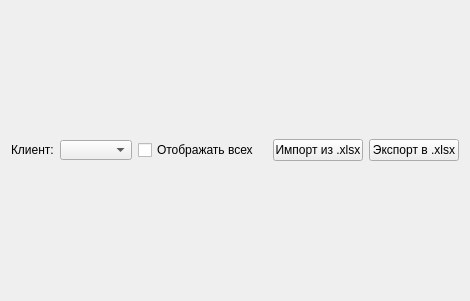
<?xml version="1.0" encoding="UTF-8"?>
<ui version="4.0">
 <class>UsersTabWidget</class>
 <widget class="QWidget" name="UsersTabWidget">
  <property name="geometry">
   <rect>
    <x>0</x>
    <y>0</y>
    <width>470</width>
    <height>301</height>
   </rect>
  </property>
  <property name="windowTitle">
   <string>Form</string>
  </property>
  <layout class="QVBoxLayout" name="verticalLayout">
   <item>
    <layout class="QHBoxLayout" name="horizontalLayout">
     <item>
      <widget class="QLabel" name="label">
       <property name="sizePolicy">
        <sizepolicy hsizetype="Minimum" vsizetype="Preferred">
         <horstretch>0</horstretch>
         <verstretch>0</verstretch>
        </sizepolicy>
       </property>
       <property name="text">
        <string>Клиент:</string>
       </property>
      </widget>
     </item>
     <item>
      <widget class="QComboBox" name="clientsComboBox">
       <property name="maximumSize">
        <size>
         <width>150</width>
         <height>20</height>
        </size>
       </property>
      </widget>
     </item>
     <item>
      <widget class="QCheckBox" name="showAllCheckBox">
       <property name="text">
        <string>Отображать всех</string>
       </property>
      </widget>
     </item>
     <item>
      <spacer name="horizontalSpacer">
       <property name="orientation">
        <enum>Qt::Horizontal</enum>
       </property>
       <property name="sizeHint" stdset="0">
        <size>
         <width>40</width>
         <height>20</height>
        </size>
       </property>
      </spacer>
     </item>
     <item>
      <widget class="QPushButton" name="importFromXlsxButton">
       <property name="minimumSize">
        <size>
         <width>90</width>
         <height>0</height>
        </size>
       </property>
       <property name="text">
        <string>Импорт из .xlsx</string>
       </property>
      </widget>
     </item>
     <item>
      <widget class="QPushButton" name="exportToXlsxButton">
       <property name="minimumSize">
        <size>
         <width>90</width>
         <height>0</height>
        </size>
       </property>
       <property name="toolTip">
        <string/>
       </property>
       <property name="text">
        <string>Экспорт в .xlsx</string>
       </property>
      </widget>
     </item>
    </layout>
   </item>
  </layout>
 </widget>
 <resources/>
 <connections/>
</ui>
